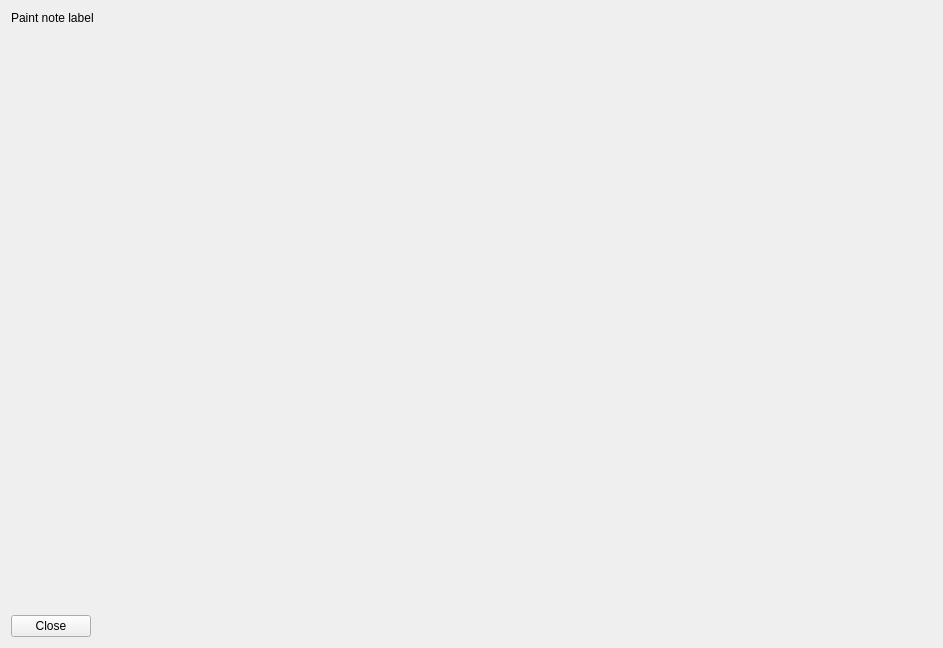
<?xml version="1.0" encoding="UTF-8"?>
<ui version="4.0">
 <class>ShowPaintNoteWidget</class>
 <widget class="QWidget" name="ShowPaintNoteWidget">
  <property name="geometry">
   <rect>
    <x>0</x>
    <y>0</y>
    <width>943</width>
    <height>648</height>
   </rect>
  </property>
  <property name="windowTitle">
   <string>Form</string>
  </property>
  <layout class="QVBoxLayout" name="verticalLayout">
   <item>
    <widget class="QLabel" name="paintnote_name_label">
     <property name="text">
      <string>Paint note label</string>
     </property>
    </widget>
   </item>
   <item>
    <layout class="QVBoxLayout" name="show_paintnote_vertical_layout">
     <item>
      <widget class="QLabel" name="paintnote_label">
       <property name="text">
        <string/>
       </property>
      </widget>
     </item>
     <item>
      <spacer name="verticalSpacer">
       <property name="orientation">
        <enum>Qt::Vertical</enum>
       </property>
       <property name="sizeHint" stdset="0">
        <size>
         <width>20</width>
         <height>40</height>
        </size>
       </property>
      </spacer>
     </item>
    </layout>
   </item>
   <item>
    <layout class="QHBoxLayout" name="buttons_panel_horizonal_layout">
     <item>
      <widget class="QPushButton" name="close_button">
       <property name="sizePolicy">
        <sizepolicy hsizetype="Fixed" vsizetype="Fixed">
         <horstretch>0</horstretch>
         <verstretch>0</verstretch>
        </sizepolicy>
       </property>
       <property name="text">
        <string>Close</string>
       </property>
       <property name="icon">
        <iconset resource="../../resource/icons.qrc">
         <normaloff>:/icons/back.png</normaloff>:/icons/back.png</iconset>
       </property>
       <property name="iconSize">
        <size>
         <width>32</width>
         <height>32</height>
        </size>
       </property>
      </widget>
     </item>
     <item>
      <spacer name="horizontalSpacer_2">
       <property name="orientation">
        <enum>Qt::Horizontal</enum>
       </property>
       <property name="sizeHint" stdset="0">
        <size>
         <width>40</width>
         <height>20</height>
        </size>
       </property>
      </spacer>
     </item>
    </layout>
   </item>
  </layout>
 </widget>
 <resources>
  <include location="../../resource/icons.qrc"/>
 </resources>
 <connections/>
</ui>
